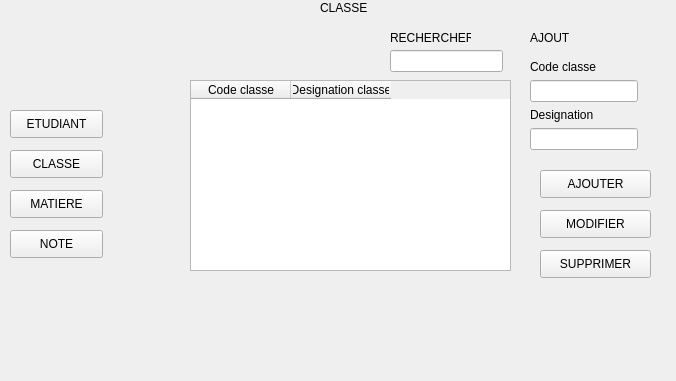
<?xml version="1.0" encoding="UTF-8"?>
<ui version="4.0">
 <class>frm_classe</class>
 <widget class="QWidget" name="frm_classe">
  <property name="geometry">
   <rect>
    <x>0</x>
    <y>0</y>
    <width>676</width>
    <height>381</height>
   </rect>
  </property>
  <property name="windowTitle">
   <string>Form</string>
  </property>
  <widget class="QLabel" name="lbltitreclasse">
   <property name="geometry">
    <rect>
     <x>320</x>
     <y>0</y>
     <width>55</width>
     <height>16</height>
    </rect>
   </property>
   <property name="text">
    <string>CLASSE</string>
   </property>
  </widget>
  <widget class="QWidget" name="formLayoutWidget">
   <property name="geometry">
    <rect>
     <x>530</x>
     <y>60</y>
     <width>131</width>
     <height>101</height>
    </rect>
   </property>
   <layout class="QFormLayout" name="formLayout">
    <item row="0" column="0">
     <widget class="QLabel" name="lblcodeclasse">
      <property name="text">
       <string>Code classe</string>
      </property>
     </widget>
    </item>
    <item row="1" column="0">
     <widget class="QLineEdit" name="txtcodeclasse"/>
    </item>
    <item row="2" column="0">
     <widget class="QLabel" name="lbldesignationclasse">
      <property name="text">
       <string>Designation</string>
      </property>
     </widget>
    </item>
    <item row="3" column="0">
     <widget class="QLineEdit" name="txtdesignationclasse"/>
    </item>
   </layout>
  </widget>
  <widget class="QPushButton" name="btnajouterclasse">
   <property name="geometry">
    <rect>
     <x>540</x>
     <y>170</y>
     <width>111</width>
     <height>28</height>
    </rect>
   </property>
   <property name="text">
    <string>AJOUTER</string>
   </property>
  </widget>
  <widget class="QPushButton" name="btnmodifierclasse">
   <property name="geometry">
    <rect>
     <x>540</x>
     <y>210</y>
     <width>111</width>
     <height>28</height>
    </rect>
   </property>
   <property name="text">
    <string>MODIFIER</string>
   </property>
  </widget>
  <widget class="QPushButton" name="btnsupprimerclasse">
   <property name="geometry">
    <rect>
     <x>540</x>
     <y>250</y>
     <width>111</width>
     <height>28</height>
    </rect>
   </property>
   <property name="text">
    <string>SUPPRIMER</string>
   </property>
  </widget>
  <widget class="QTableWidget" name="tbllisteclasse">
   <property name="geometry">
    <rect>
     <x>190</x>
     <y>80</y>
     <width>321</width>
     <height>191</height>
    </rect>
   </property>
   <column>
    <property name="text">
     <string>Code classe</string>
    </property>
   </column>
   <column>
    <property name="text">
     <string>Designation classe</string>
    </property>
   </column>
  </widget>
  <widget class="QLabel" name="lblrechercherclasse">
   <property name="geometry">
    <rect>
     <x>390</x>
     <y>30</y>
     <width>81</width>
     <height>16</height>
    </rect>
   </property>
   <property name="text">
    <string>RECHERCHER</string>
   </property>
  </widget>
  <widget class="QLineEdit" name="txtrechercherclasse">
   <property name="geometry">
    <rect>
     <x>390</x>
     <y>50</y>
     <width>113</width>
     <height>22</height>
    </rect>
   </property>
  </widget>
  <widget class="QLabel" name="lblajoutclasse">
   <property name="geometry">
    <rect>
     <x>530</x>
     <y>30</y>
     <width>55</width>
     <height>16</height>
    </rect>
   </property>
   <property name="text">
    <string>AJOUT</string>
   </property>
  </widget>
  <widget class="QPushButton" name="btnswitchetudiant">
   <property name="geometry">
    <rect>
     <x>10</x>
     <y>110</y>
     <width>93</width>
     <height>28</height>
    </rect>
   </property>
   <property name="text">
    <string>ETUDIANT</string>
   </property>
  </widget>
  <widget class="QPushButton" name="btnswitchclasse">
   <property name="geometry">
    <rect>
     <x>10</x>
     <y>150</y>
     <width>93</width>
     <height>28</height>
    </rect>
   </property>
   <property name="text">
    <string>CLASSE</string>
   </property>
  </widget>
  <widget class="QPushButton" name="btnswitchmatiere">
   <property name="geometry">
    <rect>
     <x>10</x>
     <y>190</y>
     <width>93</width>
     <height>28</height>
    </rect>
   </property>
   <property name="text">
    <string>MATIERE</string>
   </property>
  </widget>
  <widget class="QPushButton" name="btnswitchnote">
   <property name="geometry">
    <rect>
     <x>10</x>
     <y>230</y>
     <width>93</width>
     <height>28</height>
    </rect>
   </property>
   <property name="text">
    <string>NOTE</string>
   </property>
  </widget>
 </widget>
 <resources/>
 <connections/>
</ui>
